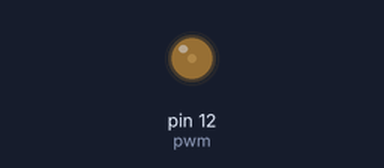
Simulated run of this program. Board: Raspberry Pi (header pin numbers). Shown: output pins drawn as LEDs (lit = HIGH). At 2.0 s the program stops and its outputs stay as they are.

Above: at 0.15 s.
At 0.75 s:
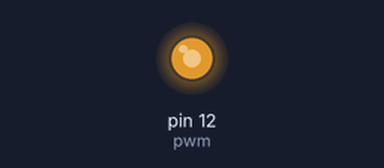
At 1.65 s:
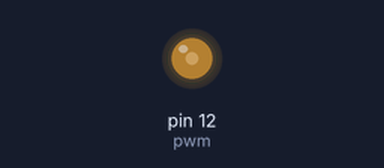
Timing chart, 0 to 3.5 s (numbered marks = the images above):
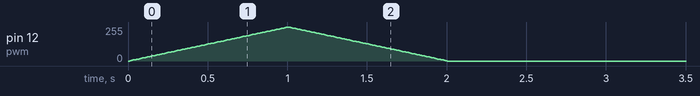

The program:

IWRPi_M4A.py
```python
### Interfacing With the Raspberry Pi
## MODULE 4
#Connect an LED to your Raspberry Pi and write a program to gradually increase brightness, and then gradually decrease brightness.
#The exact rate of increase and decrease is not critical but let it take at least one second to go from maximum to minimum brightness.
#Be sure to use pulse width modulation to change the brightness of the LED. Also, be sure to wire the LED in series with an appropriate
#resistor so that it does not receive too much current.

# Link to demo video:

# R > (3.3-1.8/0.02) = 75 --> 3.3 is high voltage of pin set as output, 1.8 is voltage drop across LED, and 0.02 is the maximum current of the led
# using 270 Ohm resistor

import RPi.GPIO as GPIO # Import GPIO library so you can manipulate general purpose pins
import time # Import time library to use sleep function

GPIO.setmode(GPIO.BOARD) # Could be .BOARD (pin numbering) or .BCM (Broadcom SOC channel names)
GPIO.setup(12, GPIO.OUT) # Set pin 18 (GPIO18) on BOARD as output
pwm = GPIO.PWM(12, 100) # Initialize PWM on pwmPin (pin 12 and GPIO 18) at 50 kHz frequency
pwm.start(0) # Start PWM with 0% duty cycle (low)

for i in range(100): # Loop from 0 to 99 (low to high) --> setting 100 throws ValueError: dutycyle must have value from 0.0 to 100.0
	pwm.ChangeDutyCycle(i)
	time.sleep(0.01) # Wait for 0.01 seconds at current LED brightness, so that it takes approx. 1 second to go from min to max brightness

for i in range(100, 0, -1): # Loop from 99 to 0 (decrements by 1)
	pwm.ChangeDutyCycle(i)
	time.sleep(0.01) # Approx. 1 second to go from max to min brightness

pwm.stop() # Stop PWM
GPIO.cleanup() # Resets GPIO ports used back to input mode
```

Measured:
- by itself, pin 12 (pwm): rises from 0/255 to 255/255 in 0.99 s, then falls to 0/255 in 1.0 s
